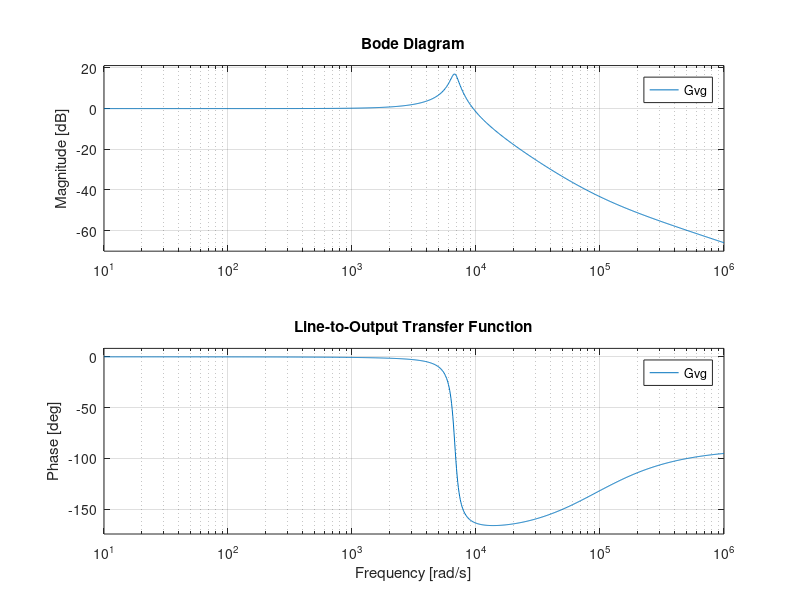
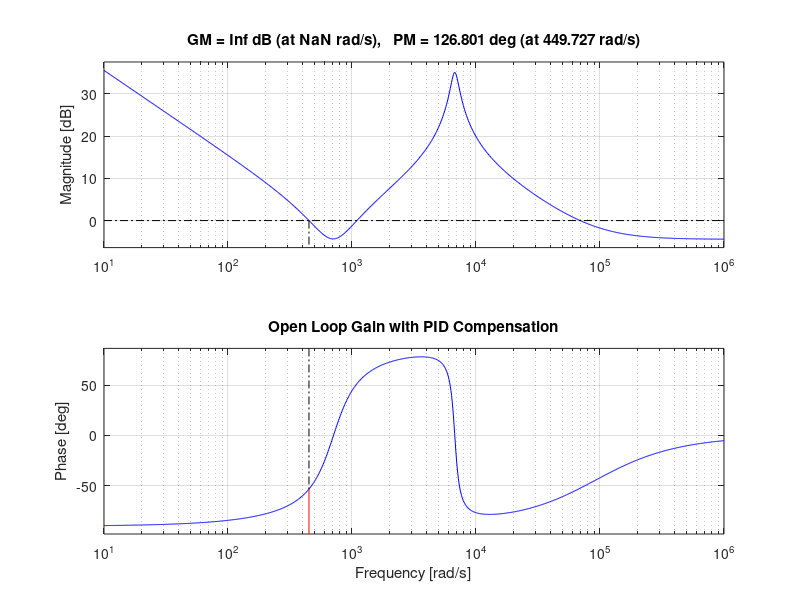

Write the MATLAB code that produced these figures, in order.
clear; clc; close all;

Vin = 12;
Vout = 5;
L = 100e-6;
C = 220e-6;
R = 10;
ESR = 0.05;

s = tf('s');

Gvd = (Vin*(1 + ESR*C*s)) / (L*C*s^2 + (L/R + ESR*C)*s + 1);

Gvg = (1 + ESR*C*s) / (L*C*s^2 + (L/R + ESR*C)*s + 1);

w = logspace(1, 6, 1000);

figure('Position', [100 100 1200 600]);

subplot(1,2,1);
bode(Gvd, w);
title('Control-to-Output Transfer Function');
grid on;

subplot(1,2,2);
bode(Gvg, w);
title('Line-to-Output Transfer Function');
grid on;

fc_LC = 1/(2*pi*sqrt(L*C));
fz_ESR = 1/(2*pi*ESR*C);
fp_ESR = 1/(2*pi*R*C);

fprintf('System Characteristic Frequencies:\n');
fprintf('LC Corner Frequency: %.2f Hz\n', fc_LC);
fprintf('ESR Zero Frequency: %.2f kHz\n', fz_ESR/1e3);
fprintf('Output Pole Frequency: %.2f Hz\n', fp_ESR);

Kp = 0.05;
Ki = 50;
Kd = 0.0001;

C_pid = pid(Kp, Ki, Kd);
L_ol = C_pid * Gvd;

figure;
margin(L_ol);
title('Open Loop Gain with PID Compensation');
grid on;

[Gm, Pm, Wcg, Wcp] = margin(L_ol);

fprintf('\nStability Margins:\n');
fprintf('Gain Margin: %.2f dB\n', 20*log10(Gm));
fprintf('Phase Margin: %.2f degrees\n', Pm);
fprintf('Crossover Frequency: %.2f kHz\n', Wcp/2/pi/1e3);
